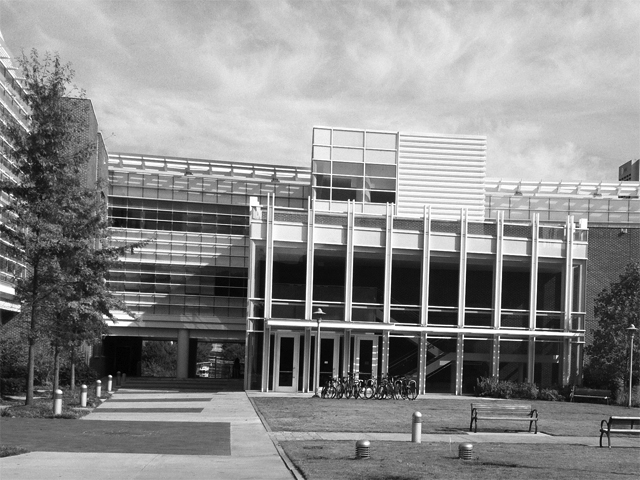
#> input picture HW5/subject/transA.jpg, 640 x 480 px
$ python question2.py
#> lines starting #> are read from the running program, lines starting #| are printed output that depends on the picture
### HW5/question1.py
import cv2
import numpy as np
from scipy.signal import convolve2d
from math import floor


# [7 lines left out: function int_img_to_unint8, not called in this run]


def compute_gradient(img: np.ndarray, direction: str):
    ret = np.zeros(img.shape)
    if direction == "X":
        imgA = np.array(img[:-1, :], dtype=np.int32)
        imgB = np.array(img[1:, :], dtype=np.int32)
        ret[:-1, :] = imgA - imgB
    elif direction == "Y":
        imgA = np.array(img[:, :-1], dtype=np.int32)
        imgB = np.array(img[:, 1:], dtype=np.int32)
        ret[:, :-1] = imgA - imgB
    else:
        raise ValueError("direction argument is expected to be 'X' or 'Y' only")

    return ret


def harris_transform(img: np.ndarray, win_size: int, alpha=1.0):
    i_x = compute_gradient(img, 'X')
    i_y = compute_gradient(img, 'Y')

    # reshape both gradient so they have the same size
    xx, xy = i_x.shape
    yx, yy = i_y.shape
    i_x = i_x[:min(xx, yx), :min(xy, yy)]
    i_y = i_y[:min(xx, yx), :min(xy, yy)]

    win = np.ones(shape=(win_size, win_size))

    i_xx_sum = convolve2d(np.power(i_x, 2), win, 'valid')
    i_yy_sum = convolve2d(np.power(i_y, 2), win, 'valid')
    i_xy_sum = convolve2d(i_x * i_y,        win, 'valid')

    return i_xx_sum * i_yy_sum - i_xy_sum**2 + alpha * (i_xx_sum + i_yy_sum), i_x, i_y


# [12 lines left out: function harris_filtering, not called in this run]


# [47 lines that do not run on import are left out]

### HW5/question2.py
import cv2
import numpy as np
from math import floor, atan2

from HW5.question1 import harris_transform


def compute_keypoint_from_harris(img:np.ndarray, keypoint_number=100, win_size=5):
    r, i_x, i_y = harris_transform(img, win_size)
    r_w, r_h = r.shape
    win_radius = int(floor((win_size * 2 - 1) / 2))
    kp_list = []
    for i in range(keypoint_number):
        # find good corner
        p = np.argmax(r)
        p_x, p_y = p // r_h, p % r_h
        # remove good corner neighbors
        r[max(p_x - win_radius, 0):p_x + win_radius + 1, max(p_y - win_radius, 0):p_y + win_radius + 1] = 0.0
        # create keypoint
        kp = cv2.KeyPoint()
        kp.angle = atan2(i_y[p_x, p_y], i_x[p_x, p_y]) * 180.0 / np.pi
        kp.size = 50.0
        kp.octave = 0
        kp.pt = (p_y, p_x)
        kp_list.append(kp)
    return kp_list


def extend_to_three_channels(one_chanel_img):
    ret = np.zeros(shape=one_chanel_img.shape + (3,), dtype=one_chanel_img.dtype)
    for i in range(3):
        ret[:, :, i] = one_chanel_img[:, :]
    return ret


def draw_matches(im1, im2, kp1, kp2, matches):
    h1, w1 = im1.shape
    h2, w2 = im2.shape
    ret = np.zeros(shape=(max(h1, h2), w1 + w2), dtype=np.uint8)
    ret[:h1, :w1] = im1
    ret[:h2, w1:] = im2
    ret = extend_to_three_channels(ret)
    for m in matches:
        x1, y1 = kp1[m[0].queryIdx].pt
        x2, y2 = kp2[m[0].trainIdx].pt
        ret = cv2.line(ret, (int(x1), int(y1)), (int(x2 + w1), int(y2)), (255, 0, 0))
    return ret


if __name__ == '__main__':
    trans_a = cv2.imread("subject/transA.jpg", cv2.IMREAD_GRAYSCALE)
#> trans_a is the input picture: shape (480, 640); min 0, max 255, mean 139
    trans_b = cv2.imread("subject/transB.jpg", cv2.IMREAD_GRAYSCALE)
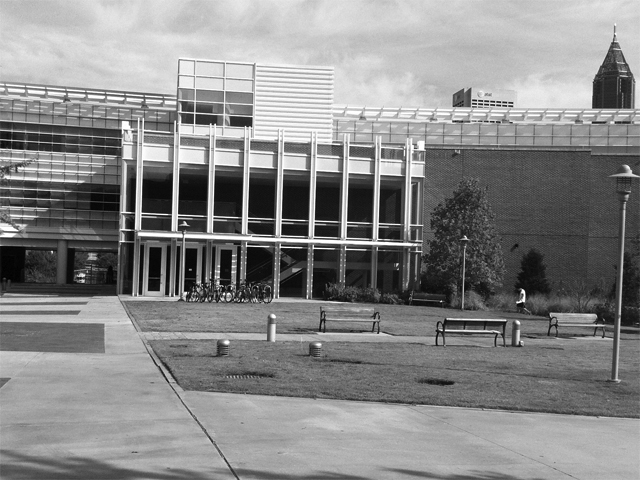
#> input picture HW5/subject/transB.jpg, 640 x 480 px
#> trans_b is the input picture: shape (480, 640); min 0, max 255, mean 135.6
    sim_a = cv2.imread("subject/simA.jpg", cv2.IMREAD_GRAYSCALE)
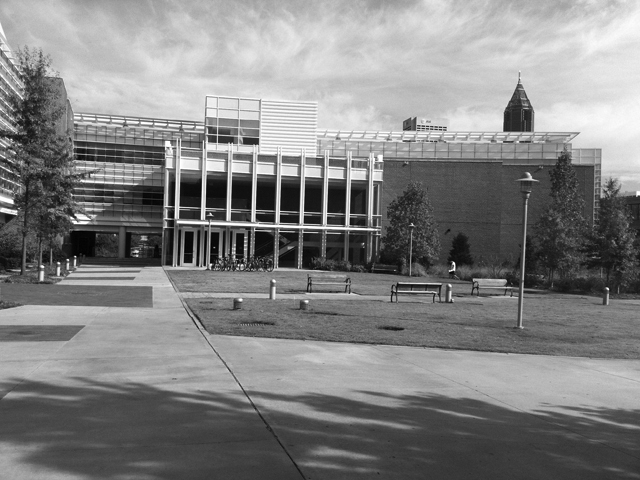
#> input picture HW5/subject/simA.jpg, 640 x 480 px
#> sim_a is the input picture: shape (480, 640); min 0, max 255, mean 130.6
    sim_b = cv2.imread("subject/simB.jpg", cv2.IMREAD_GRAYSCALE)
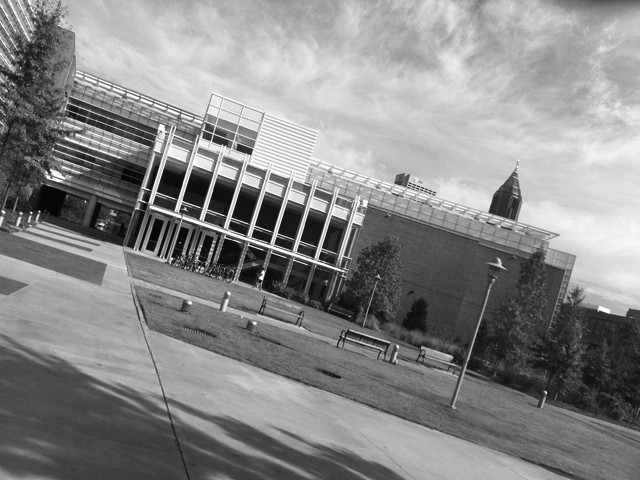
#> input picture HW5/subject/simB.jpg, 640 x 480 px
#> sim_b is the input picture: shape (480, 640); min 0, max 255, mean 136
    im_list = [trans_a, trans_b, sim_a, sim_b]

    sift = cv2.xfeatures2d.SIFT_create()
    bf = cv2.BFMatcher()
    des = list()
    kp = list()

    for i, f in enumerate(im_list):
#> (the run stopped early here; a loop or call above may not have finished)
